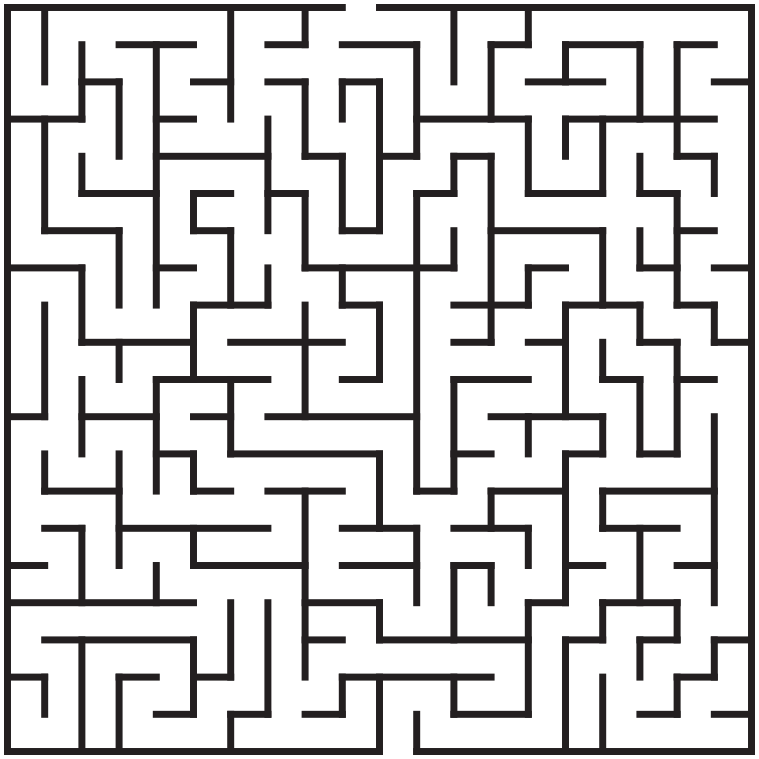
#> input picture tp2/src/mapas_moodle/square_maze.png, 759 x 759 px, found by its file name
$ python simple_heightfield_generator.py --map mapas/square_maze.png --width 10 --height 10
#> lines starting #> are read from the running program, lines starting #| are printed output that depends on the picture; after the words box and inside, x2 and y2 are one past the last pixel; in counts of white or black regions, pixels touching at a corner belong together
"""
Simple Heightfield Generator for CoppeliaSim
=============================================
This script creates a heightfield shape from a PNG map in the currently open CoppeliaSim scene.

USAGE:
1. Open CoppeliaSim
2. Create or open a scene
3. Run this script with a map file
4. The heightfield will be added to your current scene
5. Save the scene manually in CoppeliaSim (File > Save Scene)
conda activate tp2; python scripts/simple_heightfield_generator.py --map mapas/square_maze.png --width 10 --height 10
Run with a smaller --max-dim parameter:


python scripts/simple_heightfield_generator.py --map mapas/cave.png --width 10 --height 4 --max-dim 100

Author: Daniel Terra Gomes
Organization: Synergia UFMG
Date: 2025
"""

import sys
import argparse
import numpy as np
from pathlib import Path

try:
    from PIL import Image
except ImportError:
    print("Error: Pillow not found. Install with: pip install pillow")
    sys.exit(1)

try:
    from coppeliasim_zmqremoteapi_client import RemoteAPIClient
except ImportError:
    print("Error: CoppeliaSim API not found. Install with: pip install coppeliasim-zmqremoteapi-client")
    sys.exit(1)


def load_and_downsample_map(map_path, invert=False, threshold=0.5, max_dim=200):
    """Load PNG map and convert to downsampled occupancy grid."""
#> called with map_path = 'mapas/square_maze.png', invert = False, threshold = 0.5, max_dim = 200

    # Load image
    img = Image.open(map_path)
#> img is the input picture: PIL image 759x759 RGBA; mean R, G, B, A 211.3, 210.5, 210.7, 255
    if img.mode != 'L':
        img = img.convert('L')
#> img: PIL image 759x759 L

    # Convert to numpy array [0, 1]
    img_array = np.array(img, dtype=np.float32) / 255.0

    if invert:
        img_array = 1.0 - img_array

    # Binarize: 1 = free, 0 = obstacle
    occupancy_grid = (img_array >= threshold).astype(np.float32)
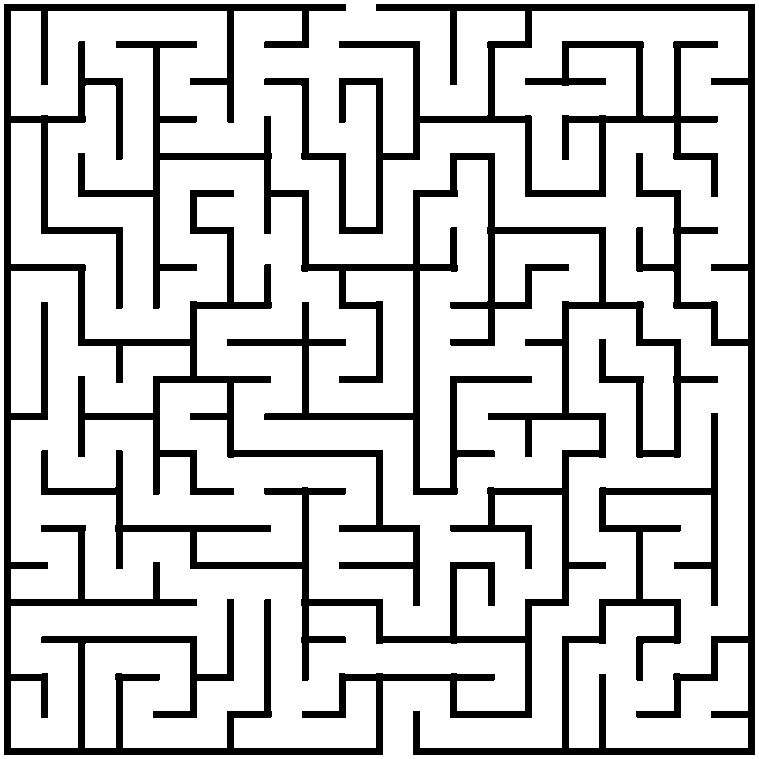
#> occupancy_grid: shape (759, 759) float32; values 0 (black) and 1 (white), 80.1% white; 2 black regions, box (x1, y1, x2, y2) and area: (4, 4, 718, 755) 78936, (264, 4, 755, 755) 35852

    print(f"Loaded map: {map_path}")
    print(f"  Original size: {occupancy_grid.shape}")
#|   Original size: (759, 759)
    print(f"  Free space: {np.sum(occupancy_grid)/occupancy_grid.size*100:.1f}%")
#|   Free space: 80.1%

    # Downsample if too large
    if occupancy_grid.shape[0] > max_dim or occupancy_grid.shape[1] > max_dim:
        from scipy import ndimage

        factor = max(occupancy_grid.shape[0] // max_dim, occupancy_grid.shape[1] // max_dim)
#> factor = 3
        new_shape = (occupancy_grid.shape[0] // factor, occupancy_grid.shape[1] // factor)
#> new_shape = (253, 253)
        occupancy_grid = ndimage.zoom(
            occupancy_grid,
            (new_shape[0] / occupancy_grid.shape[0], new_shape[1] / occupancy_grid.shape[1]),
            order=1
        )
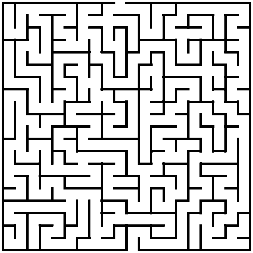
#> occupancy_grid: shape (253, 253) float32; min 0, max 1, mean 0.809
        print(f"  Downsampled by {factor}x to: {occupancy_grid.shape}")
#|   Downsampled by 3x to: (253, 253)

    return occupancy_grid


def create_heightfield(occupancy_grid, world_width=10.0, world_height=10.0, obstacle_height=1.0):
    """Create heightfield in currently open CoppeliaSim scene."""

    print("\nConnecting to CoppeliaSim...")
    client = RemoteAPIClient()
    sim = client.require('sim')
    print("✓ Connected!")

    # Create height array: obstacles raised, free space at ground level
    height_array = (1.0 - occupancy_grid) * obstacle_height
    height_array = np.flipud(height_array)  # Flip for CoppeliaSim coordinates

    # Get dimensions
    y_count, x_count = occupancy_grid.shape
    heights = height_array.flatten().tolist()

    print(f"\nCreating heightfield:")
    print(f"  Grid: {x_count} x {y_count} points")
    print(f"  World size: {world_width}m x {world_height}m")
    print(f"  Obstacle height: {obstacle_height}m")

    # Create heightfield shape
    try:
        handle = sim.createHeightfieldShape(
            0,           # options (0 = default, full physics)
            45.0,        # shading angle
            x_count,     # x points
            y_count,     # y points
            world_width, # x size in meters
            heights      # height values
        )

        # Configure the heightfield
        sim.setObjectAlias(handle, "Terrain_Heightfield")
        sim.setObjectPosition(handle, -1, [0, 0, 0])
        sim.setShapeColor(handle, None, sim.colorcomponent_ambient_diffuse, [0.5, 0.5, 0.5])

        print(f"✓ Heightfield created successfully (handle: {handle})")
        print("\n" + "="*70)
        print("SUCCESS! Heightfield added to your scene.")
        print("Now save your scene in CoppeliaSim: File > Save Scene")
        print("="*70)

        return handle

    except Exception as e:
        print(f"\n✗ Error creating heightfield: {e}")
        raise


def main():
    parser = argparse.ArgumentParser(
        description="Create heightfield from PNG map in currently open CoppeliaSim scene",
        formatter_class=argparse.RawDescriptionHelpFormatter,
        epilog="""
WORKFLOW:
  1. Start CoppeliaSim
  2. Open or create a scene
  3. Run: python scripts/simple_heightfield_generator.py --map mapas/paredes.png
  4. Save the scene in CoppeliaSim (File > Save Scene)

EXAMPLES:
  # Simple usage
  python scripts/simple_heightfield_generator.py --map mapas/paredes.png

  # Custom dimensions
  python scripts/simple_heightfield_generator.py --map mapas/circular_maze.png --width 15 --height 15

  # Taller obstacles
  python scripts/simple_heightfield_generator.py --map mapas/cave.png --obstacle-height 2.0

  # Inverted map (black=free, white=obstacle)
  python scripts/simple_heightfield_generator.py --map mapas/map.png --invert
        """
    )

    parser.add_argument('--map', '-m', required=True, help='Path to PNG map file')
    parser.add_argument('--width', '-w', type=float, default=10.0, help='World width (m, default: 10.0)')
    parser.add_argument('--height', '-ht', type=float, default=10.0, help='World height (m, default: 10.0)')
    parser.add_argument('--obstacle-height', '-oh', type=float, default=1.0, help='Obstacle height (m, default: 1.0)')
    parser.add_argument('--invert', '-i', action='store_true', help='Invert map colors')
    parser.add_argument('--threshold', '-t', type=float, default=0.5, help='Binarization threshold (default: 0.5)')
    parser.add_argument('--max-dim', type=int, default=200, help='Max dimension before downsampling (default: 200)')

    args = parser.parse_args()

    print("="*70)
    print("Simple Heightfield Generator for CoppeliaSim")
    print("="*70)

    try:
        # Load map
        occupancy_grid = load_and_downsample_map(
            args.map,
            invert=args.invert,
            threshold=args.threshold,
            max_dim=args.max_dim
        )

        # Create heightfield in current scene
        create_heightfield(
            occupancy_grid,
            world_width=args.width,
            world_height=args.height,
            obstacle_height=args.obstacle_height
        )
#> (the call stopped at in create_heightfield, `client = RemoteAPIClient()`: coppeliasim_zmqremoteapi_client is not available in this run)

    except Exception as e:
        print(f"\n✗ Error: {e}")
        import traceback
        traceback.print_exc()
        sys.exit(1)


if __name__ == "__main__":
    main()

$ run again, with tp2/src/mapas_moodle/paredes.png copied over tp2/src/mapas_moodle/square_maze.png
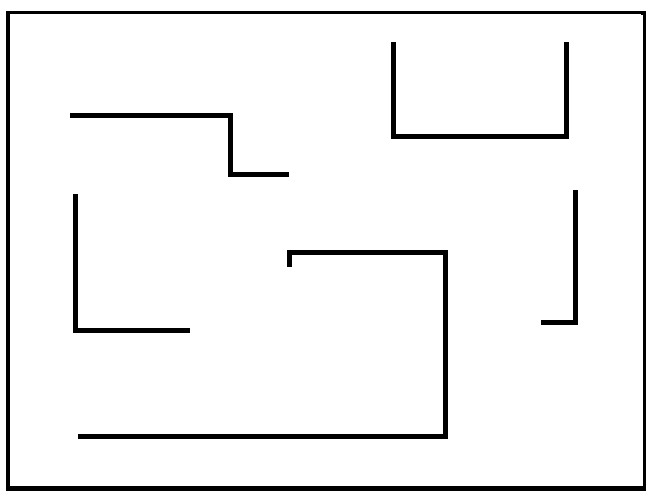
#> input picture tp2/src/mapas_moodle/paredes.png, 650 x 500 px, found by its file name
#> in load_and_downsample_map, img is the input picture: PIL image 650x500 RGB; 94.7% white; 6 black regions, box (x1, y1, x2, y2) and area: (6, 11, 646, 491) 8426, (78, 250, 448, 439) 3610, (391, 42, 569, 139) 1810, (70, 113, 289, 177) 1390, (73, 194, 190, 333) 1255, (541, 190, 578, 325) 835
#|   Original size: (500, 650)
#|   Free space: 94.7%
#> in load_and_downsample_map, `occupancy_grid = ndimage.zoom( occupancy_grid, (new_shape[0] / occupan..`:
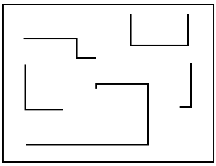
#> occupancy_grid: shape (166, 216) float32; min 0, max 1, mean 0.943
#|   Downsampled by 3x to: (166, 216)

$ run again, with tp2/circular_maze.png copied over tp2/src/mapas_moodle/square_maze.png
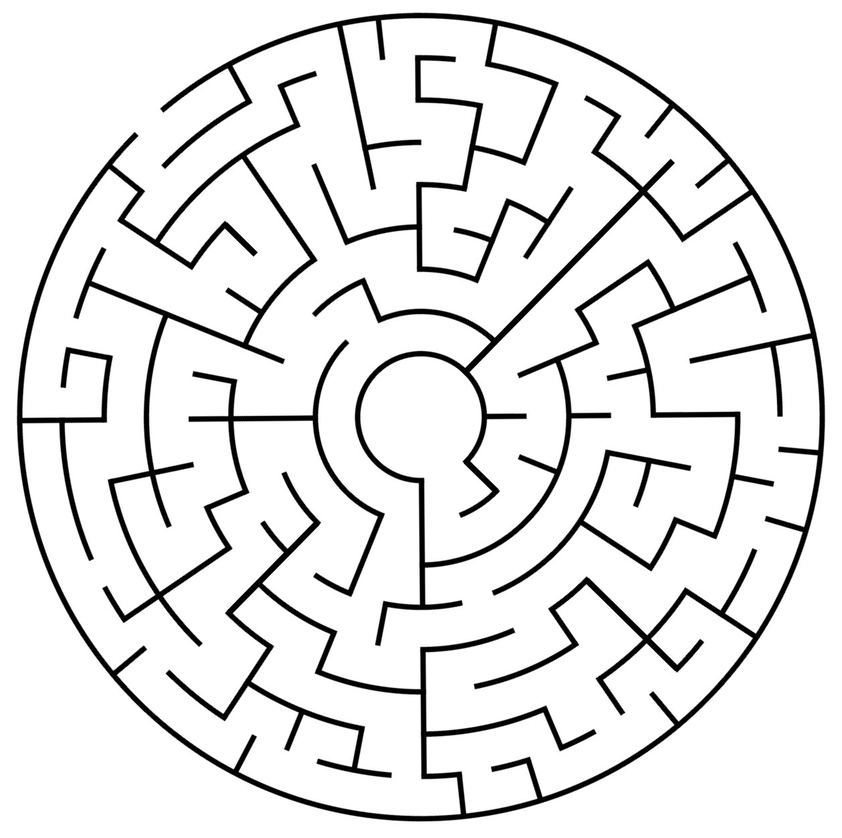
#> input picture tp2/circular_maze.png, 842 x 838 px, shrunk from 1258 x 1251 before the run, found by its file name
#> in load_and_downsample_map, img is the input picture: PIL image 842x838 L; min 0, max 255, mean 230.5
#|   Original size: (838, 842)
#|   Free space: 90.4%
#> in load_and_downsample_map, `occupancy_grid = ndimage.zoom( occupancy_grid, (new_shape[0] / occupan..`:
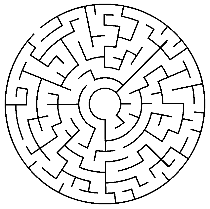
#> occupancy_grid: shape (209, 210) float32; min 0, max 1, mean 0.906
#|   Downsampled by 4x to: (209, 210)
